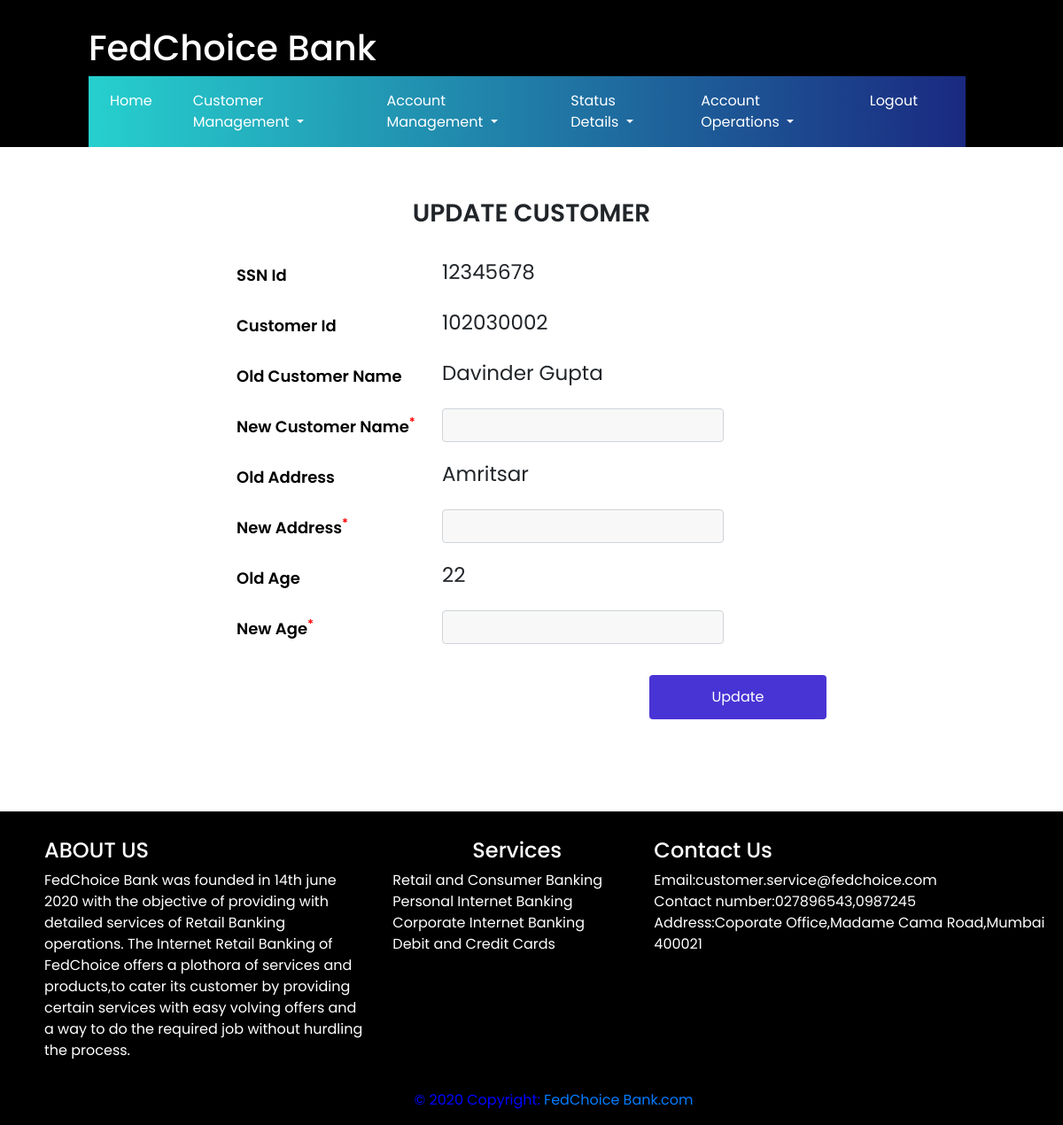
The page /update_customer?cust_id=102030002 (signed in) on the database its author committed.
### app/models.py (models this page shows)
class Customer(db.Model):
    def generate_id(self):
        last_id = db.session.query(db.func.max(Customer.cust_id)).scalar()
        if last_id is not None:
            return last_id + 1
        return 102030001
    cust_id = db.Column(db.Integer, primary_key=True, default=generate_id)
    ssn_id = db.Column(db.Integer, unique=True)
    name = db.Column(db.String(128))
    age = db.Column(db.Integer)
    address = db.Column(db.String(128))
    city = db.Column(db.String(50))
    state = db.Column(db.String(50))

### app/routes.py (the view, shortened to what this page needs)
@main.route('/update_customer', methods=['GET', 'POST'])
@exec_login_required
def update_customer():
    user = None
    ssn_id = request.args.get('ssn_id')
    cust_id = request.args.get('cust_id')
    if ssn_id is not None:
        user = Customer.query.filter_by(ssn_id=ssn_id).first()
    if cust_id is not None:
        user = Customer.query.filter_by(cust_id=cust_id).first()
    if (ssn_id or cust_id) and not user:
        flash("User does not exist", 'error')
    return render_template("update_customer.html", user=user)

### app/routes.py (called while the page is built)
def exec_login_required(func):
    @wraps(func)
    def wrapper(*args, **kwargs):
        if 'user' in session:
            user = session['user']
            if user['emp_type'] == 'executive':
                return func(*args, **kwargs)
            else:
                flash("Executive Login Required", 'error')
                return redirect(url_for('main.login'))
        else:
            flash("Login Required", 'error')
            return redirect(url_for('main.login', next=request.path))
    return wrapper

### app/templates/update_customer.html (shortened to what this page needs)
{% extends 'base.html' %}
{% block content %}
{% if user is not none %}
    <section id="form">
	    <div class="container py-4">
		    <div class="form-sub py-4" style="width: 60%;margin: 0 auto;margin-top:10px;">
				<h3 class="text-center text-uppercase">UPDATE CUSTOMER</h3><br>
                <form action="/update_customer" method="post">
                  <div class="form-group row">
                    <label class="col-md-4 col-form-label">SSN Id</label>
                    <div class="col-md-6">
                      <span style="font-size:23;">{{ user.ssn_id }}</span>
                    </div>
                  </div>
                  <div class="form-group row">
                    <label class="col-md-4 col-form-label">Customer Id</label>
                    <div class="col-md-6">
                      <span style="font-size:23;">{{ user.cust_id }}</span>
                    </div>
                  </div>
                  <div class="form-group row">
                    <label class="col-md-4 col-form-label">Old Customer Name</label>
                    <div class="col-md-6">
                      <span style="font-size:23;">{{ user.name }}</span>
                    </div>
                  </div>
                   <div class="form-group row">
                    <label class="col-md-4 col-form-label">New Customer Name<sup>*</sup></label>
                    <div class="col-md-6">
                      <input type="text" class="form-control" name="name" value="" required/>
                    </div>
                  </div>
                  <div class="form-group row">
                    <label class="col-md-4 col-form-label">Old  Address</label>
                    <div class="col-md-6">
                      <span style="font-size:23;">{{ user.address }}</span>
                    </div>
                  </div>
                  <div class="form-group row">
                    <label class="col-md-4 col-form-label">New  Address<sup>*</sup></label>
                    <div class="col-md-6">
                      <input type="text" class="form-control" name="address" value="" required/>
                    </div>
                  </div>
                   <div class="form-group row">
                    <label class="col-md-4 col-form-label">Old  Age</label>
                    <div class="col-md-6">
                      <span style="font-size:23;">{{ user.age }}</span>
                    </div>
                  </div>
                  <div class="form-group row">
                    <label class="col-md-4 col-form-label">New  Age<sup>*</sup></label>
                    <div class="col-md-6">
                      <input type="number" class="form-control" name="age" value="" required/>
                    </div>
                  </div>
                    <div class="text-right" style="margin-left:220px;">
                            <button class="my-3 btn submit"><span>Update</span></button>
                    </div>
                </form>
            </div>
        </div>
    </section>
{% endif %}
{% include 'footer.html' %}
{% endblock content %}

### app/static/css/style.css (style rules this page uses)
* { font-family: 'Poppins'; }
body { margin:0; padding: 0; }
.form-sub h3 { font-weight: 600; }
.form-sub label { text-align: left; font-size: 18px; color: #000; font-weight: 600; }
sup { color: #f00; }
.form-sub input { background: rgba(167, 164, 164, 0.08); transition: .5s; }
.form-sub input::placeholder { color: #fff; }
.form-sub .submit { position: relative; width: 200px; height: 50px; border: none; outline: none !important; background: #4834d4; color: #fff; z-index: 1; transition: .5s; }
.form-sub .submit:before { content: ''; position: absolute; top: 0; left: 0; width: 0%; height: 100%; z-index: -1; background: #0984e3; border-radius: 5px; transition: .5s; }
.form-sub span { z-index: 1; }

### app/static/css/header.css (style rules this page uses)
* { font-family: 'Poppins'; }

### rows shown on the page
Customer: ssn_id "12345678", cust_id "102030002", name "Davinder Gupta", address "Amritsar", age "22"
